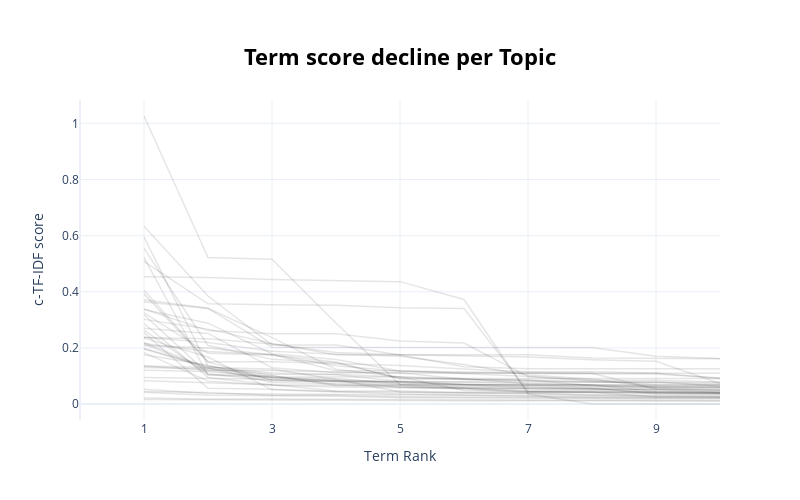

Source (notebook cell):
### Code cell
model.visualize_term_rank()

### Figure 1 — Plotly figure (JSON) as saved in the notebook; plotly's stock layout.template omitted (floating-point values rounded to 4 significant figures)
{"data": [{"hovertext": "<b>Topic -1</b>:as_it_pt_for_lib_intellence_to_art", "line": {"color": "black", "width": 1.5}, "mode": "lines+lines", "name": "", "opacity": 0.1, "type": "scatter", "x": [1, 2, 3, 4, 5, 6, 7, 8, 9, 10], "y": [0.01617, 0.01473, 0.0131, 0.01281, 0.0125, 0.01145, 0.01116, 0.01092, 0.01077, 0.01067]}, {"hovertext": "<b>Topic 0</b>:ty_trend_resistance_term_for_tre_as", "line": {"color": "black", "width": 1.5}, "mode": "lines+lines", "name": "", "opacity": 0.1, "type": "scatter", "x": [1, 2, 3, 4, 5, 6, 7, 8, 9, 10], "y": [0.04493, 0.04143, 0.03118, 0.03076, 0.02612, 0.02473, 0.02387, 0.02241, 0.02066, 0.02036]}, {"hovertext": "<b>Topic 1</b>:journal_nance_nancial_psics_economi", "line": {"color": "black", "width": 1.5}, "mode": "lines+lines", "name": "", "opacity": 0.1, "type": "scatter", "x": [1, 2, 3, 4, 5, 6, 7, 8, 9, 10], "y": [0.0418, 0.03113, 0.02981, 0.02795, 0.02275, 0.02091, 0.02022, 0.01762, 0.0176, 0.0174]}, {"hovertext": "<b>Topic 2</b>:usteri_tables_subse_mtns_hts_uster_", "line": {"color": "black", "width": 1.5}, "mode": "lines+lines", "name": "", "opacity": 0.1, "type": "scatter", "x": [1, 2, 3, 4, 5, 6, 7, 8, 9, 10], "y": [0.5084, 0.3569, 0.3533, 0.3516, 0.3432, 0.3401, 0.04472, 0.04182, 0.02486, 0.02486]}, {"hovertext": "<b>Topic 3</b>:racer_ya_ep_learni_us_lli_reinforce", "line": {"color": "black", "width": 1.5}, "mode": "lines+lines", "name": "", "opacity": 0.1, "type": "scatter", "x": [1, 2, 3, 4, 5, 6, 7, 8, 9, 10], "y": [0.05254, 0.03782, 0.0358, 0.03454, 0.0313, 0.03111, 0.02763, 0.02319, 0.02282, 0.02202]}, {"hovertext": "<b>Topic 4</b>:st_et_vt_gt_dt_suppose_vc_vp_mult_n", "line": {"color": "black", "width": 1.5}, "mode": "lines+lines", "name": "", "opacity": 0.1, "type": "scatter", "x": [1, 2, 3, 4, 5, 6, 7, 8, 9, 10], "y": [0.254, 0.05628, 0.05263, 0.04451, 0.04164, 0.04094, 0.03757, 0.03305, 0.03078, 0.03]}, {"hovertext": "<b>Topic 5</b>:intellence_nature_articial_li_gut_w", "line": {"color": "black", "width": 1.5}, "mode": "lines+lines", "name": "", "opacity": 0.1, "type": "scatter", "x": [1, 2, 3, 4, 5, 6, 7, 8, 9, 10], "y": [0.0212, 0.01777, 0.0174, 0.01659, 0.01563, 0.01404, 0.01262, 0.0119, 0.01179, 0.01119]}, {"hovertext": "<b>Topic 6</b>:subse_mtns_tables_hts_uster_usteri_", "line": {"color": "black", "width": 1.5}, "mode": "lines+lines", "name": "", "opacity": 0.1, "type": "scatter", "x": [1, 2, 3, 4, 5, 6, 7, 8, 9, 10], "y": [0.4531, 0.4509, 0.4434, 0.4402, 0.4361, 0.3726, 0.03586, 1e-05, 1e-05, 1e-05]}, {"hovertext": "<b>Topic 7</b>:time_price_elori_assic_keltner_shor", "line": {"color": "black", "width": 1.5}, "mode": "lines+lines", "name": "", "opacity": 0.1, "type": "scatter", "x": [1, 2, 3, 4, 5, 6, 7, 8, 9, 10], "y": [0.2198, 0.1271, 0.0974, 0.0974, 0.09621, 0.08773, 0.0824, 0.07783, 0.07582, 0.07149]}, {"hovertext": "<b>Topic 8</b>:tg_researcr_an_for_at_but_revier_da", "line": {"color": "black", "width": 1.5}, "mode": "lines+lines", "name": "", "opacity": 0.1, "type": "scatter", "x": [1, 2, 3, 4, 5, 6, 7, 8, 9, 10], "y": [0.1832, 0.08152, 0.06663, 0.06048, 0.05779, 0.05669, 0.04588, 0.04587, 0.04188, 0.04076]}, {"hovertext": "<b>Topic 9</b>:is_yu_sha_rank_so_hare_alexandra_as", "line": {"color": "black", "width": 1.5}, "mode": "lines+lines", "name": "", "opacity": 0.1, "type": "scatter", "x": [1, 2, 3, 4, 5, 6, 7, 8, 9, 10], "y": [0.1353, 0.1312, 0.1246, 0.08764, 0.04307, 0.03925, 0.03727, 0.0311, 0.02788, 0.02566]}, {"hovertext": "<b>Topic 10</b>:eq_ki_ui_multiplayer_page_very_car", "line": {"color": "black", "width": 1.5}, "mode": "lines+lines", "name": "", "opacity": 0.1, "type": "scatter", "x": [1, 2, 3, 4, 5, 6, 7, 8, 9, 10], "y": [0.198, 0.1334, 0.1107, 0.1063, 0.09601, 0.09068, 0.07238, 0.06768, 0.04431, 0.0412]}, {"hovertext": "<b>Topic 11</b>:trefore_consequently_occur_alice_i", "line": {"color": "black", "width": 1.5}, "mode": "lines+lines", "name": "", "opacity": 0.1, "type": "scatter", "x": [1, 2, 3, 4, 5, 6, 7, 8, 9, 10], "y": [0.1959, 0.129, 0.07628, 0.07312, 0.0686, 0.0577, 0.05484, 0.05425, 0.05214, 0.04889]}, {"hovertext": "<b>Topic 12</b>:du_lea_alla_torem_proof_oro_sud_sk", "line": {"color": "black", "width": 1.5}, "mode": "lines+lines", "name": "", "opacity": 0.1, "type": "scatter", "x": [1, 2, 3, 4, 5, 6, 7, 8, 9, 10], "y": [0.2147, 0.1205, 0.0939, 0.08325, 0.0785, 0.07051, 0.06547, 0.06412, 0.06117, 0.06073]}, {"hovertext": "<b>Topic 13</b>:ft_gt_ws_dx_vt_brownish_ot_fs_mt_t", "line": {"color": "black", "width": 1.5}, "mode": "lines+lines", "name": "", "opacity": 0.1, "type": "scatter", "x": [1, 2, 3, 4, 5, 6, 7, 8, 9, 10], "y": [0.3924, 0.1498, 0.08518, 0.08133, 0.06059, 0.05612, 0.05436, 0.05198, 0.04962, 0.04112]}, {"hovertext": "<b>Topic 14</b>:xl_el_pr_pl_rule_se_er_basand_and_", "line": {"color": "black", "width": 1.5}, "mode": "lines+lines", "name": "", "opacity": 0.1, "type": "scatter", "x": [1, 2, 3, 4, 5, 6, 7, 8, 9, 10], "y": [0.1203, 0.1156, 0.09401, 0.09071, 0.07351, 0.06966, 0.06857, 0.0586, 0.05854, 0.0559]}, {"hovertext": "<b>Topic 15</b>:only_mr_bonacci_oid_errors_should_", "line": {"color": "black", "width": 1.5}, "mode": "lines+lines", "name": "", "opacity": 0.1, "type": "scatter", "x": [1, 2, 3, 4, 5, 6, 7, 8, 9, 10], "y": [0.08268, 0.07595, 0.06828, 0.06645, 0.06645, 0.06093, 0.05434, 0.05381, 0.05207, 0.05099]}, {"hovertext": "<b>Topic 16</b>:schools_implied_exa_for_fbe_and_in", "line": {"color": "black", "width": 1.5}, "mode": "lines+lines", "name": "", "opacity": 0.1, "type": "scatter", "x": [1, 2, 3, 4, 5, 6, 7, 8, 9, 10], "y": [0.287, 0.09477, 0.06828, 0.04669, 0.04605, 0.04171, 0.04091, 0.04091, 0.03791, 0.03677]}, {"hovertext": "<b>Topic 17</b>:xt_ws_aelic_fs_xs_note_is_ixt_nt_t", "line": {"color": "black", "width": 1.5}, "mode": "lines+lines", "name": "", "opacity": 0.1, "type": "scatter", "x": [1, 2, 3, 4, 5, 6, 7, 8, 9, 10], "y": [0.5214, 0.1033, 0.09519, 0.08377, 0.07066, 0.06481, 0.06147, 0.05396, 0.04086, 0.03992]}, {"hovertext": "<b>Topic 18</b>:ry_quantum_ptrow_psics_scar_ockham", "line": {"color": "black", "width": 1.5}, "mode": "lines+lines", "name": "", "opacity": 0.1, "type": "scatter", "x": [1, 2, 3, 4, 5, 6, 7, 8, 9, 10], "y": [0.2347, 0.1676, 0.05053, 0.04176, 0.03537, 0.03201, 0.02891, 0.02735, 0.02611, 0.02611]}, {"hovertext": "<b>Topic 19</b>:cancer_cell_lima_esophageal_prosta", "line": {"color": "black", "width": 1.5}, "mode": "lines+lines", "name": "", "opacity": 0.1, "type": "scatter", "x": [1, 2, 3, 4, 5, 6, 7, 8, 9, 10], "y": [0.3182, 0.1081, 0.0823, 0.08009, 0.08009, 0.07932, 0.07828, 0.07828, 0.07718, 0.0763]}, {"hovertext": "<b>Topic 20</b>:guet_sot_ppeso_da_rd_ner_tis_te_st", "line": {"color": "black", "width": 1.5}, "mode": "lines+lines", "name": "", "opacity": 0.1, "type": "scatter", "x": [1, 2, 3, 4, 5, 6, 7, 8, 9, 10], "y": [0.09427, 0.08982, 0.08798, 0.08525, 0.07958, 0.07762, 0.07242, 0.06823, 0.06473, 0.06417]}, {"hovertext": "<b>Topic 21</b>:ffn_yr_geometrical_fffn_pure_nnn_f", "line": {"color": "black", "width": 1.5}, "mode": "lines+lines", "name": "", "opacity": 0.1, "type": "scatter", "x": [1, 2, 3, 4, 5, 6, 7, 8, 9, 10], "y": [0.3643, 0.3405, 0.2025, 0.2025, 0.2025, 0.2025, 0.2025, 0.2012, 0.1703, 0.1618]}, {"hovertext": "<b>Topic 22</b>:var_bridge_winner_royal_society_ec", "line": {"color": "black", "width": 1.5}, "mode": "lines+lines", "name": "", "opacity": 0.1, "type": "scatter", "x": [1, 2, 3, 4, 5, 6, 7, 8, 9, 10], "y": [0.2378, 0.219, 0.1884, 0.1774, 0.1702, 0.1412, 0.1035, 0.08885, 0.05877, 0.05788]}, {"hovertext": "<b>Topic 23</b>:ti_xi_wi_tti_ft_pc_vt_ii_eq_xt", "line": {"color": "black", "width": 1.5}, "mode": "lines+lines", "name": "", "opacity": 0.1, "type": "scatter", "x": [1, 2, 3, 4, 5, 6, 7, 8, 9, 10], "y": [0.5954, 0.1344, 0.1021, 0.06537, 0.06453, 0.05641, 0.04671, 0.0459, 0.04395, 0.04297]}, {"hovertext": "<b>Topic 24</b>:lta_cash_dollars_note_supply_like_", "line": {"color": "black", "width": 1.5}, "mode": "lines+lines", "name": "", "opacity": 0.1, "type": "scatter", "x": [1, 2, 3, 4, 5, 6, 7, 8, 9, 10], "y": [0.3251, 0.1805, 0.1751, 0.1501, 0.09025, 0.08753, 0.08519, 0.06533, 0.06277, 0.06093]}, {"hovertext": "<b>Topic 25</b>:limo_corse_ice_society_royal_nov_c", "line": {"color": "black", "width": 1.5}, "mode": "lines+lines", "name": "", "opacity": 0.1, "type": "scatter", "x": [1, 2, 3, 4, 5, 6, 7, 8, 9, 10], "y": [0.2366, 0.2329, 0.2134, 0.1839, 0.1757, 0.1712, 0.1679, 0.158, 0.1526, 0.07334]}, {"hovertext": "<b>Topic 26</b>:mark_lipschitz_lp_seonent_assumptn", "line": {"color": "black", "width": 1.5}, "mode": "lines+lines", "name": "", "opacity": 0.1, "type": "scatter", "x": [1, 2, 3, 4, 5, 6, 7, 8, 9, 10], "y": [0.2154, 0.1874, 0.1768, 0.1181, 0.1181, 0.1078, 0.09823, 0.08426, 0.08426, 0.07876]}, {"hovertext": "<b>Topic 27</b>:chara_rca_bart_patria_ale_terjee_p", "line": {"color": "black", "width": 1.5}, "mode": "lines+lines", "name": "", "opacity": 0.1, "type": "scatter", "x": [1, 2, 3, 4, 5, 6, 7, 8, 9, 10], "y": [0.13, 0.126, 0.1063, 0.1041, 0.08114, 0.06937, 0.06718, 0.06695, 0.05685, 0.0498]}, {"hovertext": "<b>Topic 28</b>:problem_ansr_solut_iproblem_cars_s", "line": {"color": "black", "width": 1.5}, "mode": "lines+lines", "name": "", "opacity": 0.1, "type": "scatter", "x": [1, 2, 3, 4, 5, 6, 7, 8, 9, 10], "y": [0.27, 0.2515, 0.1294, 0.1117, 0.1117, 0.08816, 0.08543, 0.07981, 0.07926, 0.06288]}, {"hovertext": "<b>Topic 29</b>:table_mt_consistent_mtn_quartz_tre", "line": {"color": "black", "width": 1.5}, "mode": "lines+lines", "name": "", "opacity": 0.1, "type": "scatter", "x": [1, 2, 3, 4, 5, 6, 7, 8, 9, 10], "y": [0.6332, 0.3847, 0.2105, 0.2105, 0.175, 0.1328, 0.1252, 0.1252, 0.1252, 0.1252]}, {"hovertext": "<b>Topic 30</b>:probabity_mea_variabity_placement_", "line": {"color": "black", "width": 1.5}, "mode": "lines+lines", "name": "", "opacity": 0.1, "type": "scatter", "x": [1, 2, 3, 4, 5, 6, 7, 8, 9, 10], "y": [0.4056, 0.1504, 0.1504, 0.1429, 0.1371, 0.125, 0.1146, 0.1146, 0.1106, 0.09126]}, {"hovertext": "<b>Topic 31</b>:zi_si_bi_yi_vi_et_ni_ei_note_and", "line": {"color": "black", "width": 1.5}, "mode": "lines+lines", "name": "", "opacity": 0.1, "type": "scatter", "x": [1, 2, 3, 4, 5, 6, 7, 8, 9, 10], "y": [0.3364, 0.2881, 0.1794, 0.1586, 0.1178, 0.1138, 0.1126, 0.1093, 0.05235, 0.04545]}, {"hovertext": "<b>Topic 32</b>:eq_leymaka_pq_pad_aat_ta_ieq_ross_", "line": {"color": "black", "width": 1.5}, "mode": "lines+lines", "name": "", "opacity": 0.1, "type": "scatter", "x": [1, 2, 3, 4, 5, 6, 7, 8, 9, 10], "y": [0.3712, 0.3414, 0.2367, 0.1236, 0.09668, 0.04834, 0.04345, 0.04115, 0.04017, 0.03683]}, {"hovertext": "<b>Topic 33</b>:table_hts_mt_usteri_years_sethat_i", "line": {"color": "black", "width": 1.5}, "mode": "lines+lines", "name": "", "opacity": 0.1, "type": "scatter", "x": [1, 2, 3, 4, 5, 6, 7, 8, 9, 10], "y": [0.5547, 0.2085, 0.1591, 0.1471, 0.0906, 0.0906, 0.0906, 0.0906, 0.0906, 0.0906]}, {"hovertext": "<b>Topic 34</b>:telecom_gaa_vivendi_euros_france_t", "line": {"color": "black", "width": 1.5}, "mode": "lines+lines", "name": "", "opacity": 0.1, "type": "scatter", "x": [1, 2, 3, 4, 5, 6, 7, 8, 9, 10], "y": [0.3388, 0.2616, 0.2508, 0.2508, 0.2243, 0.2171, 0.09787, 0.08359, 0.06872, 0.06767]}, {"hovertext": "<b>Topic 35</b>:tx_ts_te_rec_givrec_itx_itfl_acued", "line": {"color": "black", "width": 1.5}, "mode": "lines+lines", "name": "", "opacity": 0.1, "type": "scatter", "x": [1, 2, 3, 4, 5, 6, 7, 8, 9, 10], "y": [1.026, 0.5223, 0.5158, 0.2888, 0.06886, 0.06886, 0.06886, 0.06886, 0.06886, 0.06886]}, {"hovertext": "<b>Topic 36</b>:corvee_kei_socorvee_ys_hou_ph_soan", "line": {"color": "black", "width": 1.5}, "mode": "lines+lines", "name": "", "opacity": 0.1, "type": "scatter", "x": [1, 2, 3, 4, 5, 6, 7, 8, 9, 10], "y": [0.1754, 0.1382, 0.08595, 0.07925, 0.07772, 0.06812, 0.05893, 0.05691, 0.03685, 0.03536]}, {"hovertext": "<b>Topic 37</b>:wins_loss_max_wimax_dowalma_lossg_", "line": {"color": "black", "width": 1.5}, "mode": "lines+lines", "name": "", "opacity": 0.1, "type": "scatter", "x": [1, 2, 3, 4, 5, 6, 7, 8, 9, 10], "y": [0.3016, 0.2669, 0.2155, 0.1758, 0.1758, 0.1758, 0.1758, 0.1643, 0.1619, 0.1612]}, {"hovertext": "<b>Topic 38</b>:snature_terry_lns_arriva_maez_id_o", "line": {"color": "black", "width": 1.5}, "mode": "lines+lines", "name": "", "opacity": 0.1, "type": "scatter", "x": [1, 2, 3, 4, 5, 6, 7, 8, 9, 10], "y": [0.2623, 0.1054, 0.1, 0.06991, 0.05979, 0.05335, 0.04158, 0.04156, 0.04156, 0.03801]}, {"hovertext": "<b>Topic 39</b>:ci_hj_mj_xj_lf_refers_ii_fj_terms_", "line": {"color": "black", "width": 1.5}, "mode": "lines+lines", "name": "", "opacity": 0.1, "type": "scatter", "x": [1, 2, 3, 4, 5, 6, 7, 8, 9, 10], "y": [0.2085, 0.1998, 0.1754, 0.1363, 0.1169, 0.1112, 0.1085, 0.1067, 0.1067, 0.09277]}, {"hovertext": "<b>Topic 40</b>:vessel_tse_ke_after_ufor_requirbec", "line": {"color": "black", "width": 1.5}, "mode": "lines+lines", "name": "", "opacity": 0.1, "type": "scatter", "x": [1, 2, 3, 4, 5, 6, 7, 8, 9, 10], "y": [0.1352, 0.1203, 0.1198, 0.1137, 0.1093, 0.1093, 0.1093, 0.1093, 0.1093, 0.1093]}], "layout": {"height": 500, "hoverlabel": {"bgcolor": "white", "font": {"family": "Rockwell", "size": 16}}, "showlegend": false, "title": {"font": {"color": "Black", "size": 22}, "text": "<b>Term score decline per Topic</b>", "x": 0.5, "xanchor": "center", "y": 0.9, "yanchor": "top"}, "width": 800, "xaxis": {"dtick": 2, "range": [0, 10], "tick0": 1, "title": {"text": "Term Rank"}}, "yaxis": {"title": {"text": "c-TF-IDF score"}}}}
